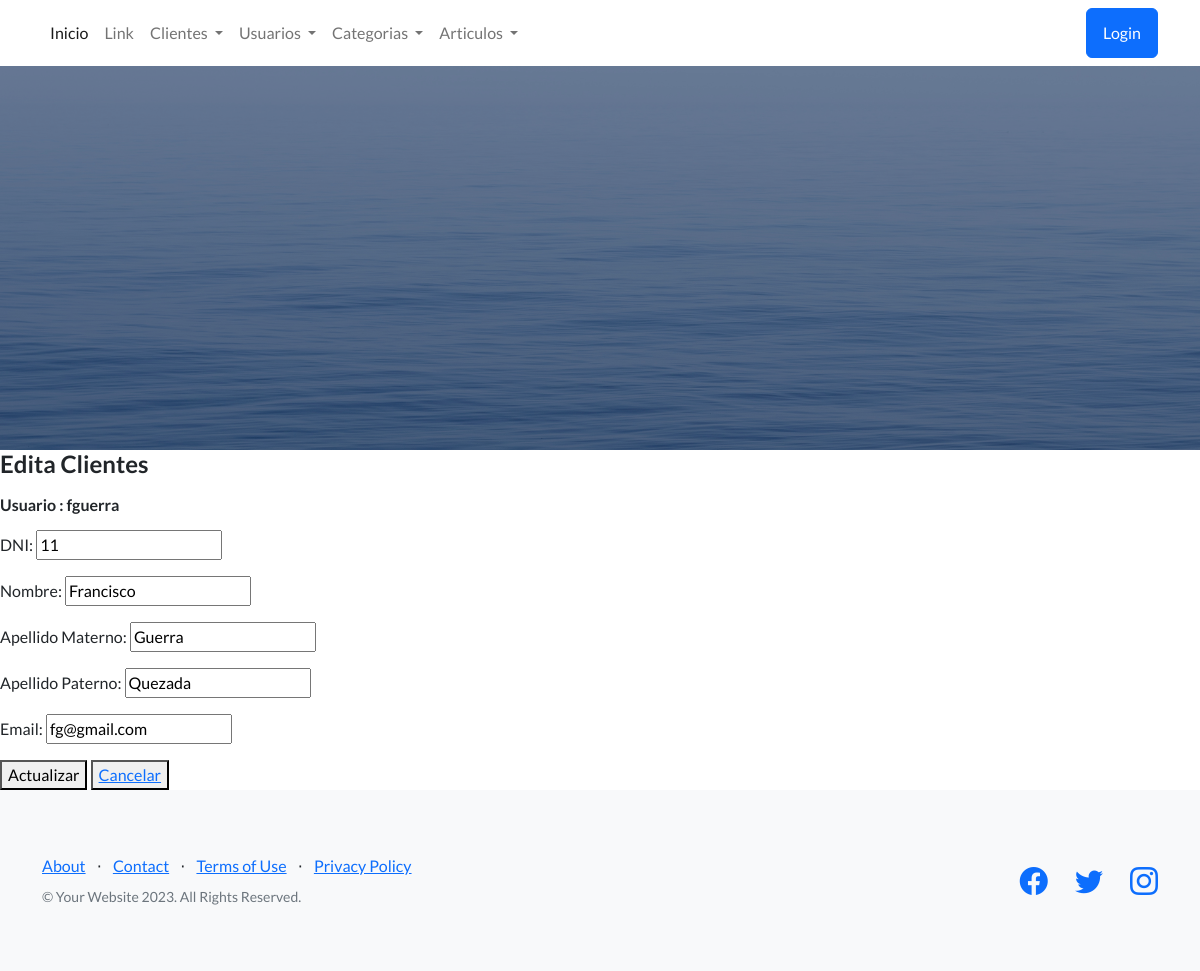
The page /app-coder/EditarClientes/6/ on the database its author committed.
### AppCoder/models.py (models this page shows, shortened)
class Clientes(models.Model):
    dni = models.CharField(max_length=9,null=False,blank=False)
    nombre = models.CharField(max_length=40,null=False,blank=False)
    apellidoPaterno = models.CharField(max_length=40)
    apellidoMaterno = models.CharField(max_length=40)
    email = models.EmailField()
    user = models.OneToOneField(User, on_delete=models.CASCADE)

### AppCoder/views.py (the view)
# urls.py: path('EditarClientes/<int:id>/', ClienteUpdate, name="EditarClientes"),
def ClienteUpdate(req, id):
    cliente = Clientes.objects.get(id=id)
    print(f'{cliente.user}')
    if req.method == 'POST':
        miFormulario = FormularioClientes(req.POST)
        if miFormulario.is_valid():
            data = miFormulario.cleaned_data
            cliente.dni = data["dni"]
            cliente.nombre = data["nombre"]
            cliente.apellidoPaterno = data["apellidoPaterno"]
            cliente.apellidoMaterno = data["apellidoMaterno"]
            cliente.email = data["email"]
            cliente.save()
            usuario = User.objects.get(username = cliente.user)
            usuario.first_name = data["nombre"]
            usuario.last_name = data["apellidoPaterno"]
            usuario.email = data["email"]
            usuario.save()
            datos = Clientes.objects.all()
            return render(req, "clientes_list.html", {"lista_clientes": datos})
    else:
        miFormulario = FormularioClientes({
            "dni": cliente.dni,
            "nombre": cliente.nombre.capitalize(),
            "apellidoPaterno": cliente.apellidoPaterno.capitalize(),
            "apellidoMaterno": cliente.apellidoMaterno.capitalize(),
            "email": cliente.email
            })
        return render(req, "cliente_update.html", {"miFormulario": miFormulario, "cliente": cliente})

### AppCoder/forms.py
class FormularioClientes(forms.ModelForm):
    class Meta:
        model=Clientes
        fields = ("dni", "nombre", "apellidoPaterno", "apellidoMaterno", "email")
        labels = {"dni": "DNI",
                  "nombre":"Nombre",
                  "apellidoPaterno": "Apellido Materno",
                  "apellidoMaterno": "Apellido Paterno",
                  "email": "Email"
                  }

### AppCoder/templates/cliente_update.html (shortened to what this page needs)
{% extends 'inicio.html' %}
{% block contenidoQuecambia %}
    <form action="{% url 'EditarClientes' cliente.id %}" method="post">{% csrf_token %}
        <h4>Edita Clientes</h4>
        <h6>Usuario : {{cliente.user}}</h6>
        {{miFormulario.as_p}}
        <button type="submit"> Actualizar </button>
        <button ><a href="{% url 'ListarClientes' %}"> Cancelar </a></button>
    </form>
{% endblock contenidoQuecambia %}

### rows shown on the page
Clientes: user "fguerra", dni "11", nombre "Francisco", apellidoPaterno "Guerra", apellidoMaterno "Quezada", email "fg@gmail.com"
